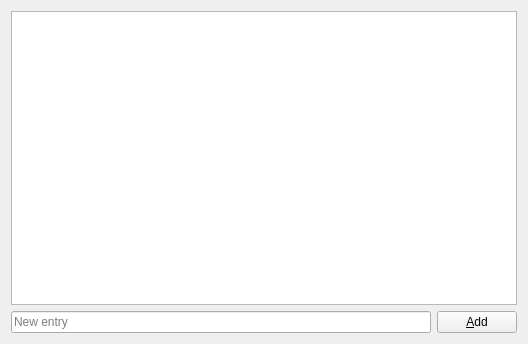
<?xml version="1.0" encoding="UTF-8"?>
<ui version="4.0">
 <class>UserFeedback::Analyzer::SchemaEditWidget</class>
 <widget class="QWidget" name="UserFeedback::Analyzer::SchemaEditWidget">
  <property name="geometry">
   <rect>
    <x>0</x>
    <y>0</y>
    <width>528</width>
    <height>344</height>
   </rect>
  </property>
  <layout class="QVBoxLayout" name="verticalLayout">
   <item>
    <widget class="QTreeView" name="schemaView">
     <property name="selectionMode">
      <enum>QAbstractItemView::SingleSelection</enum>
     </property>
    </widget>
   </item>
   <item>
    <layout class="QHBoxLayout" name="horizontalLayout">
     <item>
      <widget class="QLineEdit" name="newEntryName">
       <property name="placeholderText">
        <string>New entry</string>
       </property>
      </widget>
     </item>
     <item>
      <widget class="QPushButton" name="addEntryButton">
       <property name="text">
        <string>&amp;Add</string>
       </property>
      </widget>
     </item>
    </layout>
   </item>
  </layout>
  <action name="actionDelete">
   <property name="icon">
    <iconset theme="edit-delete">
     <normaloff>.</normaloff>.</iconset>
   </property>
   <property name="text">
    <string>&amp;Delete</string>
   </property>
   <property name="toolTip">
    <string>Delete the selected element or entry.</string>
   </property>
   <property name="shortcut">
    <string>Del</string>
   </property>
  </action>
 </widget>
 <resources/>
 <connections/>
</ui>
